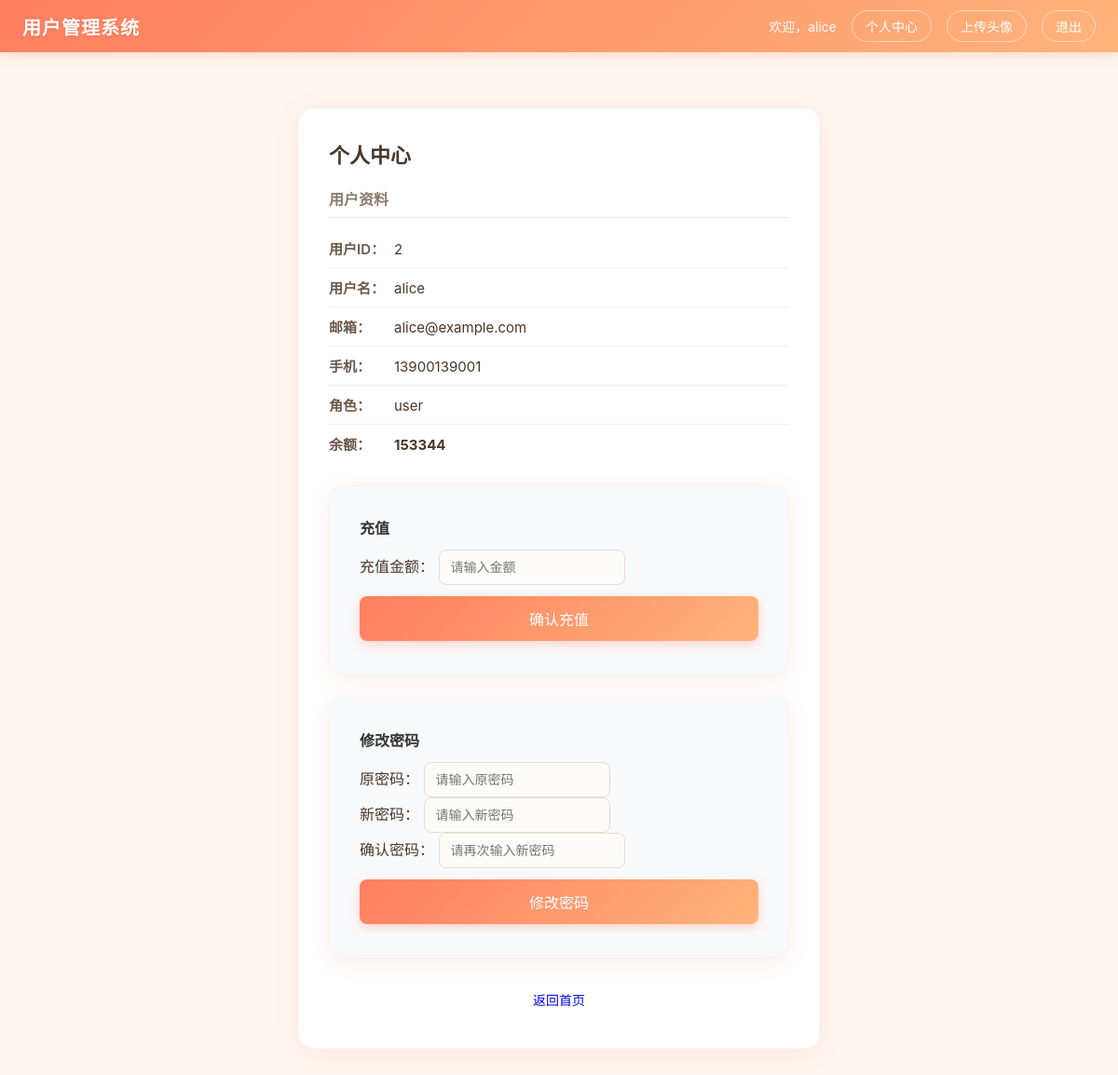
/profile?user_id=2 (signed in), run on an earlier commit of the app's database.
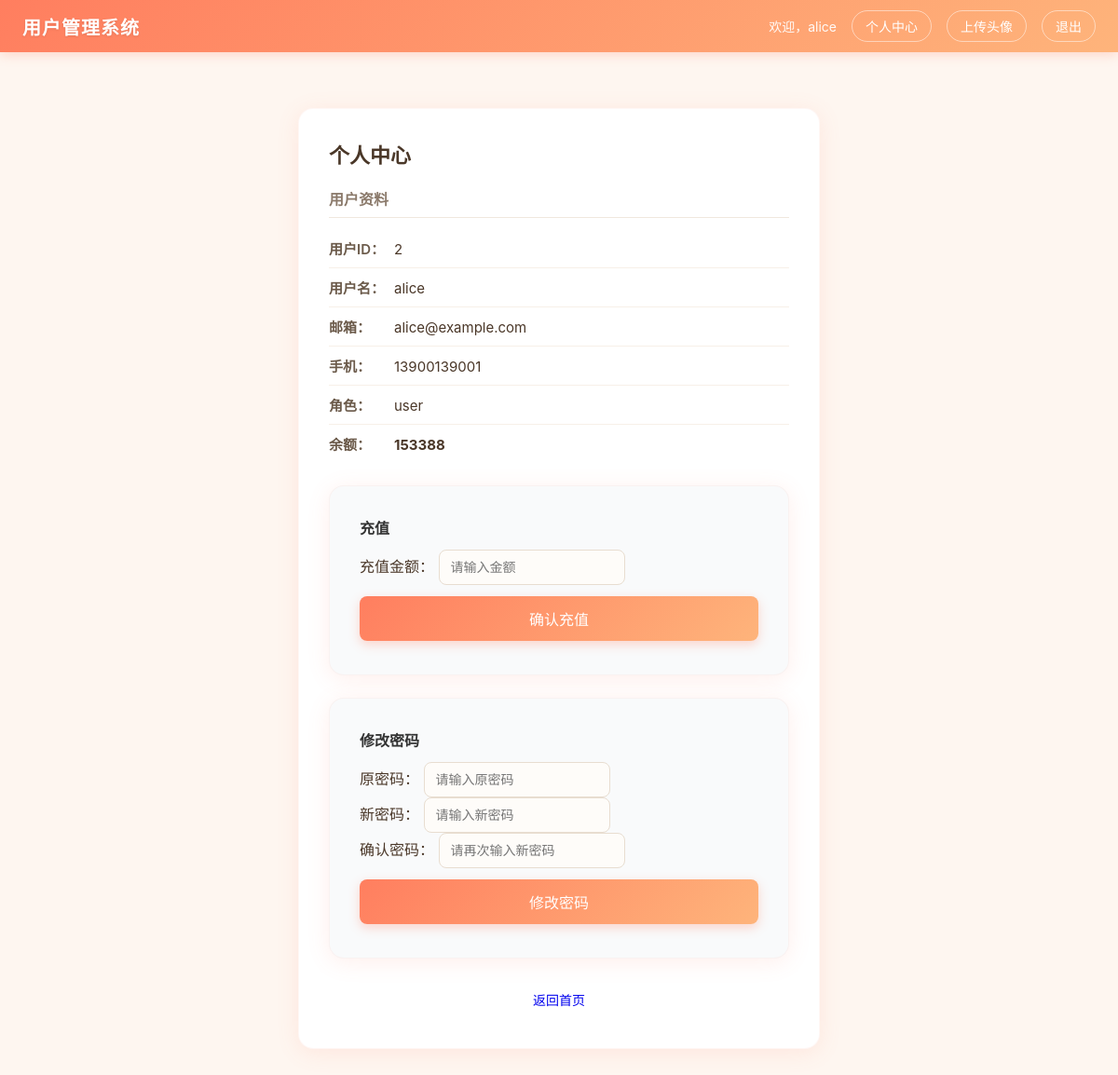
And on a later commit of the database.
### tables this page shows
CREATE TABLE users (
            id INTEGER PRIMARY KEY AUTOINCREMENT,
            username TEXT UNIQUE NOT NULL,
            password TEXT NOT NULL,
            email TEXT,
            phone TEXT,
            role TEXT DEFAULT 'user',
            balance INTEGER DEFAULT 0
        );

### app.py (the view)
@app.route("/profile")
def profile():
    username = session.get("username")
    if not username:
        return redirect(url_for("login"))
    user_id = request.args.get("user_id", "")
    if not user_id:
        return render_template("profile.html", error="缺少 user_id 参数", profile_user=None)
    if str(user_id) != str(session.get("user_id")):
        return render_template("profile.html", error="无权查看该用户资料", profile_user=None)
    conn = sqlite3.connect("data/users.db")
    conn.row_factory = sqlite3.Row
    c = conn.cursor()
    c.execute("SELECT id, username, email, phone, role, balance FROM users WHERE id = ?", (user_id,))
    row = c.fetchone()
    conn.close()
    if not row:
        return render_template("profile.html", error="用户不存在", profile_user=None)
    profile_user = dict(row)
    return render_template("profile.html", profile_user=profile_user, error=None)

### templates/profile.html (shortened to what this page needs)
{% extends "base.html" %}
{% block content %}
<div class="card">
    <h2 class="card-title">个人中心</h2>
    {% if profile_user %}
    <div class="user-info">
        <h3>用户资料</h3>
        <ul class="info-list">
            <li><span class="info-label">用户ID：</span>{{ profile_user.id }}</li>
            <li><span class="info-label">用户名：</span>{{ profile_user.username }}</li>
            <li><span class="info-label">邮箱：</span>{{ profile_user.email }}</li>
            <li><span class="info-label">手机：</span>{{ profile_user.phone }}</li>
            <li><span class="info-label">角色：</span>{{ profile_user.role }}</li>
            <li><span class="info-label" style="font-weight:bold;">余额：</span><strong>{{ profile_user.balance }}</strong></li>
        </ul>
    </div>
    <div class="card" style="margin-top:24px; background:#f9fafb;">
        <h3 style="font-size:16px; color:#333; margin-bottom:12px;">充值</h3>
        <form method="POST" action="/recharge" class="search-form">
            <div class="upload-group">
                <label for="amount" class="upload-label">充值金额：</label>
                <input type="number" id="amount" name="amount" class="search-input" placeholder="请输入金额" required style="width:200px;">
            </div>
            <button type="submit" class="btn btn-primary" style="margin-top:12px;">确认充值</button>
        </form>
    </div>
    {% endif %}
    <div class="card" style="margin-top:24px; background:#f9fafb;">
        <h3 style="font-size:16px; color:#333; margin-bottom:12px;">修改密码</h3>
        <form method="POST" action="/change-password" class="search-form">
            <div class="upload-group">
                <label for="old_password" class="upload-label">原密码：</label>
                <input type="password" id="old_password" name="old_password" class="search-input" placeholder="请输入原密码" required style="width:200px;">
            </div>
            <div class="upload-group">
                <label for="new_password" class="upload-label">新密码：</label>
                <input type="password" id="new_password" name="new_password" class="search-input" placeholder="请输入新密码" required style="width:200px;">
            </div>
            <div class="upload-group">
                <label for="confirm_password" class="upload-label">确认密码：</label>
                <input type="password" id="confirm_password" name="confirm_password" class="search-input" placeholder="请再次输入新密码" required style="width:200px;">
            </div>
            <button type="submit" class="btn btn-primary" style="margin-top:12px;">修改密码</button>
        </form>
    </div>
    <div style="margin-top:24px; text-align:center;">
        <a href="/" class="btn btn-secondary">返回首页</a>
    </div>
</div>
{% endblock %}

### templates/base.html (shortened to what this page needs)
<!DOCTYPE html>
<html lang="zh-CN">
<head>
    <link rel="stylesheet" href="/static/css/style.css">
</head>
<body>
    <nav class="navbar">
        <div class="nav-left">
            <span class="brand">用户管理系统</span>
        </div>
        <div class="nav-right">
            {% if session.get('username') %}
                <span class="nav-welcome">欢迎，{{ session['username'] }}</span>
                <a href="/profile?user_id={{ session.get('user_id', 1) }}" class="nav-link">个人中心</a>
                <a href="/upload" class="nav-link">上传头像</a>
                <a href="/logout" class="nav-link">退出</a>
            {% else %}
                <a href="/login" class="nav-link">登录</a>
                <a href="/register" class="nav-link">注册</a>
            {% endif %}
        </div>
    </nav>
    <main class="container">
        {% block content %}{% endblock %}
    </main>
</body>
</html>

What changed in the data, as far as the page shows it:
changed users "alice": balance "153344" → "153388"
